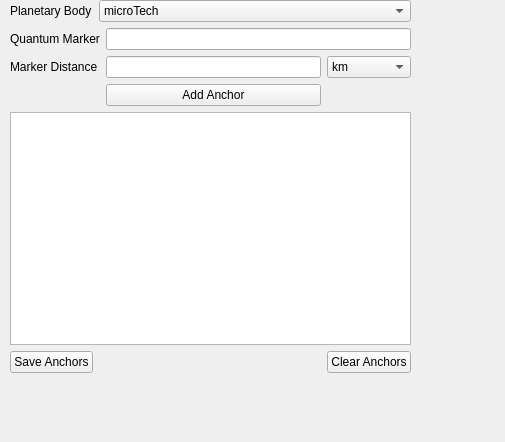
<?xml version="1.0" encoding="UTF-8"?>
<ui version="4.0">
 <class>anchor_input</class>
 <widget class="QWidget" name="anchor_input">
  <property name="geometry">
   <rect>
    <x>0</x>
    <y>0</y>
    <width>505</width>
    <height>442</height>
   </rect>
  </property>
  <property name="windowTitle">
   <string>Add Anchors Form</string>
  </property>
  <widget class="QWidget" name="layoutWidget">
   <property name="geometry">
    <rect>
     <x>10</x>
     <y>0</y>
     <width>401</width>
     <height>373</height>
    </rect>
   </property>
   <layout class="QGridLayout" name="gridLayout">
    <item row="0" column="0">
     <widget class="QLabel" name="label">
      <property name="text">
       <string>Planetary Body</string>
      </property>
     </widget>
    </item>
    <item row="0" column="1" colspan="3">
     <widget class="QComboBox" name="cbo_planet">
      <item>
       <property name="text">
        <string>microTech</string>
       </property>
      </item>
     </widget>
    </item>
    <item row="1" column="0" colspan="2">
     <widget class="QLabel" name="label_2">
      <property name="text">
       <string>Quantum Marker</string>
      </property>
     </widget>
    </item>
    <item row="1" column="2" colspan="2">
     <widget class="QLineEdit" name="txt_q_marker"/>
    </item>
    <item row="2" column="0" colspan="2">
     <widget class="QLabel" name="label_3">
      <property name="text">
       <string>Marker Distance</string>
      </property>
     </widget>
    </item>
    <item row="2" column="2">
     <widget class="QLineEdit" name="txt_q_dist"/>
    </item>
    <item row="2" column="3">
     <widget class="QComboBox" name="cbo_dist_unit">
      <item>
       <property name="text">
        <string>km</string>
       </property>
      </item>
      <item>
       <property name="text">
        <string>m</string>
       </property>
      </item>
     </widget>
    </item>
    <item row="3" column="2">
     <widget class="QPushButton" name="pushButton">
      <property name="text">
       <string>Add Anchor</string>
      </property>
     </widget>
    </item>
    <item row="4" column="0" colspan="4">
     <widget class="QTableWidget" name="tbl_anchor_points"/>
    </item>
    <item row="5" column="0">
     <widget class="QPushButton" name="btn_save_anchors">
      <property name="text">
       <string>Save Anchors</string>
      </property>
     </widget>
    </item>
    <item row="5" column="3">
     <widget class="QPushButton" name="btn_clear_anchors">
      <property name="text">
       <string>Clear Anchors</string>
      </property>
     </widget>
    </item>
   </layout>
  </widget>
 </widget>
 <resources/>
 <connections/>
</ui>
